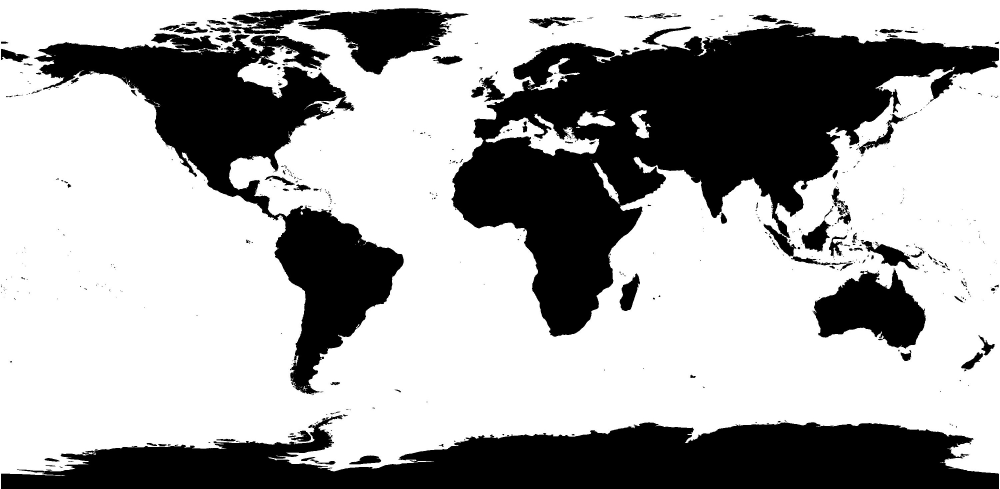
#> input picture assets/world_map.jpeg, 3000 x 1466 px, found by its file name (shown at 1/3 size)
$ python map.py
#> lines starting #> are read from the running program, lines starting #| are printed output that depends on the picture
### src/cli/utils.py
import sys
import time
import threading
from itertools import cycle
from PIL import Image

def print_satellite_info(satellite, lat, lon) :
    pass


# [17 lines left out: function display_spinner, not called in this run]

def convert_image_to_ascii(image_src: str, width, height):
#> called with image_src = 'assets/world_map.jpeg', width = 100, height = 50
    image = Image.open(image_src).convert("L")
    image = image.resize((width, height))
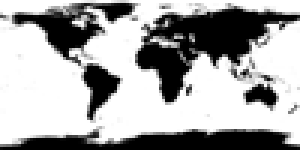
#> image: PIL image 100x50 L (shown 3 times larger); min 0, max 255, mean 167


    ascii_image = ""
    for i, pixel in enumerate(image.getdata()):

        if pixel <= 63:
            char = "@"
        elif pixel <= 127:
            char = "%"
        elif pixel <= 192:
            char = "."
        elif pixel <= 255:
            char = " "
        else:
            char = "?"

        if i % width == 0 and i != 0:
            ascii_image += "\n"

        ascii_image += char
#> this loop made 5000 passes
#> (pixel, ascii_image) on passes 1 to 12: (255, ' '), (255, '  '), (255, '   '), (255, '    '), (255, '     '), (255, '      '), (255, '       '), (255, '        '), (255, '         '), (255, '          '), (255, '           '), (255, '            ')
#> pixel on passes 41 to 46: 206, 207, 221, 246, 255, 255

    return ascii_image

### src/cli/commands/map.py
from ..utils import convert_image_to_ascii
import time
import threading
import os

def mark_position(image_ascii, x, y):
    lines = image_ascii.split('\n')

    if 0 <= y < len(lines) and 0 <= x < len(lines[y]):
        lines[y] = lines[y][:x] + '∆' + lines[y][x+1:]

    lines = '\n'.join(lines)
    return lines

def mark_orbit_trails(image_ascii, orbit_trail):
    lines = image_ascii.split('\n')
    for point in orbit_trail:
        x = point[0]
        y = point[1]
        print(x,y)
        if 0 <= point[1] < len(lines) and 0 <= point[0] < len(lines):
            print("moin")
            lines[y] = lines[y][:x] + 'o' + lines[y][x+1:]

    lines = '\n'.join(lines)
    return lines

def colorize_map(image_ascii):
    # Definiere ANSI-Farbcodes
    magenta = "\033[35m"  # Magenta für '∆'
    cyan = "\033[36m"    # Cyan für 'o'
    dark_grey = "\033[90m"  # Dunkelgrau für den Rest
    reset = "\033[0m"    # Zurücksetzen der Farbe

    # Ersetze Zeichen durch farbige Zeichen
    colored_map = ''.join(
        f"{magenta}{c}{reset}" if c == '∆' else
        f"{cyan}{c}{reset}" if c == 'o' else
        f"{dark_grey}{c}{reset}"
        for c in image_ascii
    )

    return colored_map


def map_ui(satellite_id, lat, lon):
    IMAGE = "assets/world_map.jpeg"
    HEIGHT = 50
    WIDTH = 100
    REFRESH_INTERVAL = 30
    orbit_trail = []
    x,y = lat_long_to_ascii_coords(lat, lon, WIDTH, HEIGHT)
    image_ascii = convert_image_to_ascii(IMAGE, WIDTH, HEIGHT)
    image_ascii = mark_position(image_ascii, x,y)
    image_ascii = colorize_map(image_ascii)
    orbit_trail.append((x,y))
    print(image_ascii)
#> (printed output is left out)

    def thread_target(stop_event):
        while not stop_event:
            time.sleep(REFRESH_INTERVAL)
            os.system('clear')
            x,y = lat_long_to_ascii_coords(lat, lon, WIDTH, HEIGHT)
            image_ascii = convert_image_to_ascii(IMAGE, WIDTH, HEIGHT)
            image_ascii = mark_position(image_ascii, x,y)
            image_ascii = mark_orbit_trails(image_ascii, x, y)
            image_ascii = colorize_map(image_ascii)
            orbit_trail.append((x,y))

    stop_event = threading.Event()
    update_thread = threading.Thread(target=lambda: thread_target(stop_event))
    update_thread.start()

    input("\nPress Enter to return...")
    stop_event.set()
    update_thread.join()


def lat_long_to_ascii_coords(lat, lon, ascii_width, ascii_height):
    norm_lon = (lon + 180)/360.0
    norm_lat = (90.0 - lat) / 180.0

    ascii_x = round(norm_lon * ascii_width)
    ascii_y = round(norm_lat * ascii_height)

    ascii_x = min(ascii_x, ascii_width - 1)
    ascii_y = min(ascii_y, ascii_y - 1)

    return ascii_x, ascii_y
map_ui(2323,7,2)
